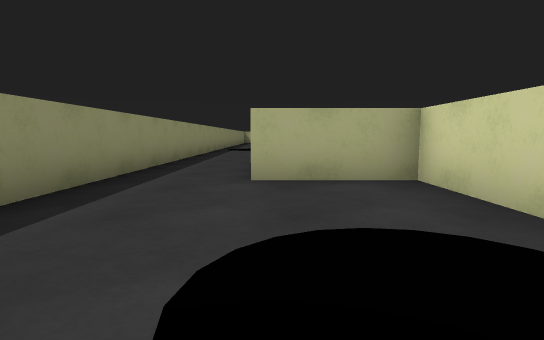
[1] (above)

16 first-person views from a walk through a Unity game level. The camera is 0.62 m above the floor, tilts 6° down and sees 80° across. The floor is counted in squares, 1 m on a side. Each view is taken from the middle of a square. On the plan, view 1 faces up. The plan holds only what a view shows up to about 10 squares ahead; the rest is blank. The player is left out.

[2]
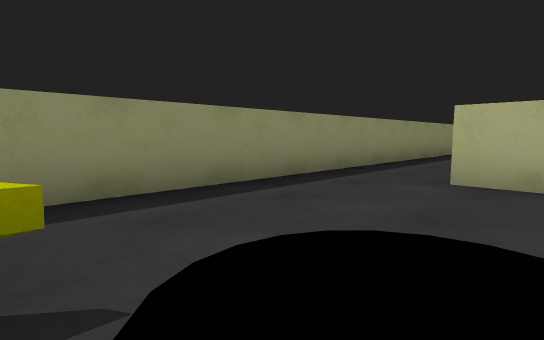

[3]
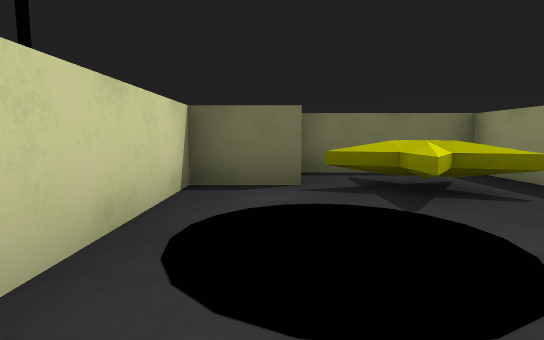

[4]
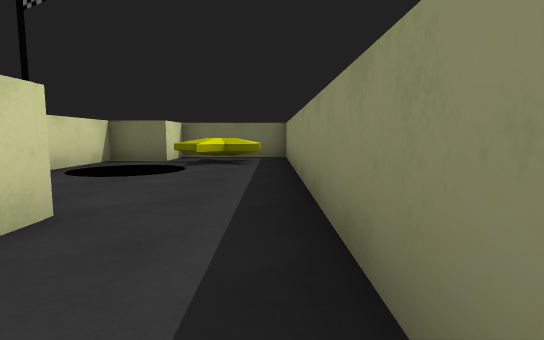

[5]
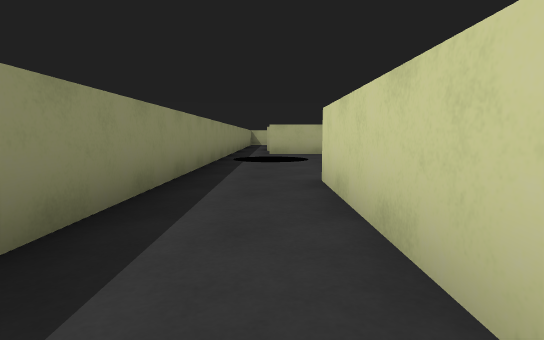

[6]
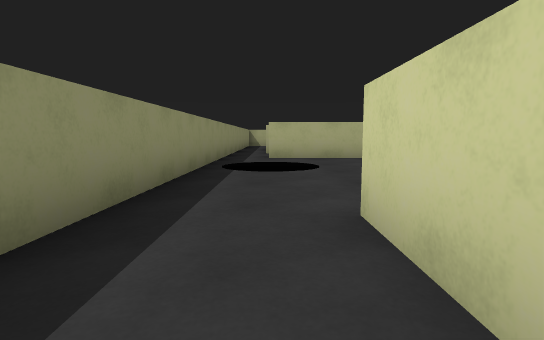

[7]
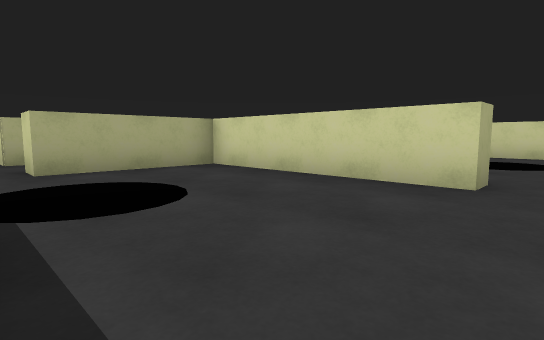

[8]
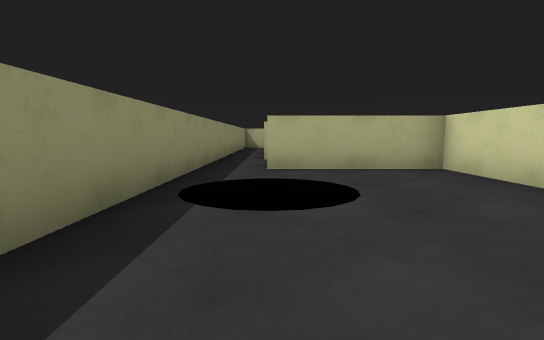

[9]
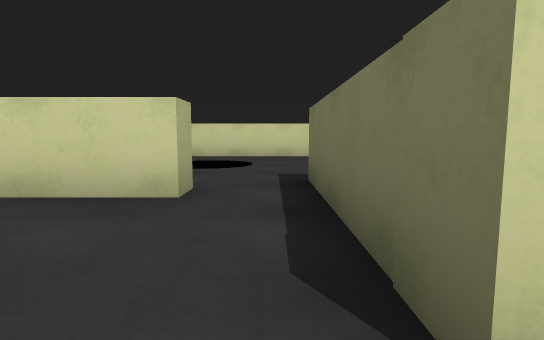

[10]
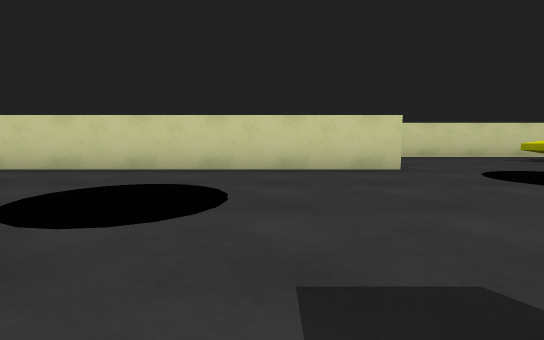

[11]
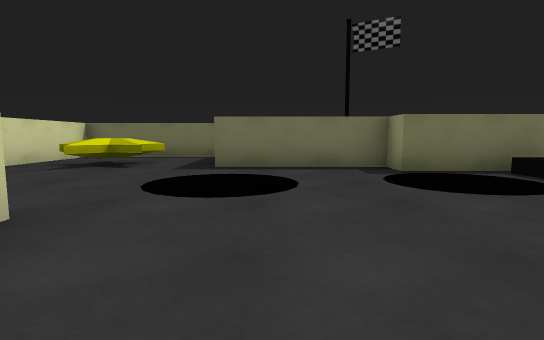

[12]
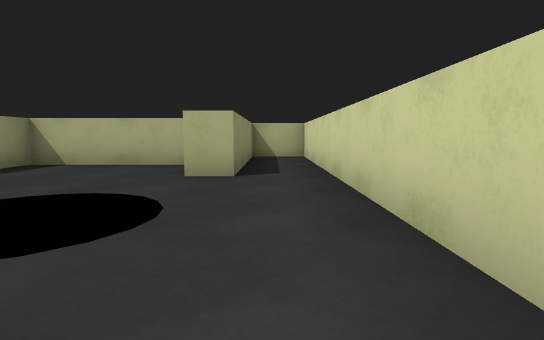

[13]
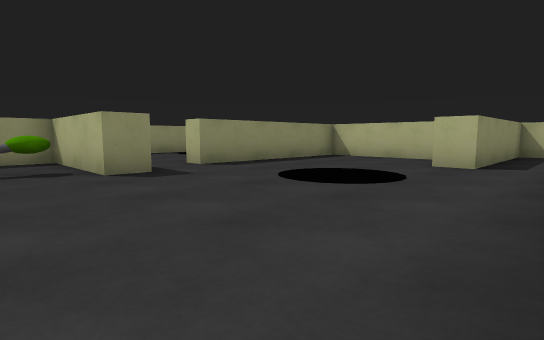

[14]
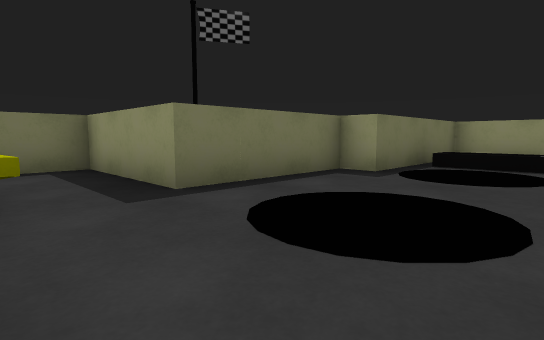

[15]
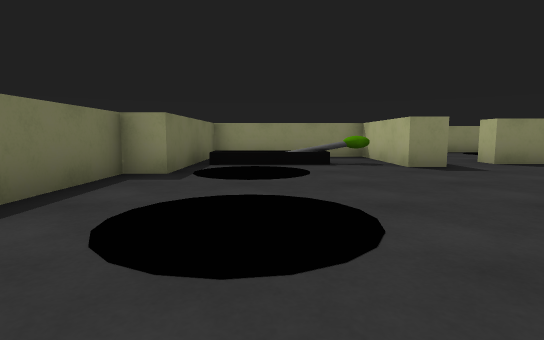

[16]
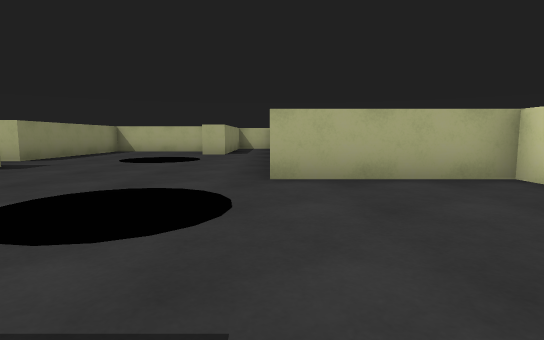

### Floor plan
Points are (right, up) in squares from view 1. A wall is a line through its corners. A room is listed if a view was taken in it or the views show most of it. See-through windows are left out.
Room 1 (views 1, 2, 3)
walls: (2, -1.1) (2, 4.5) (-0.3, 4.5); (-2.4, 4.5) (-2.4, -2.5) (0.6, -2.5)
ways out: opening at (-1.5, 5) to room 2
objects: star (0, -1); other object (0, 1) to (1, 2); block (1, -2) to (2, -1)
Room 2 (views 4, 5, 6, 7, 8, 9)
walls: (2.2, 11.9) (2.2, 17.1) (-1.1, 17.1) (-1.1, 17.9); (-0.3, 6.8) (-0.3, 10.5) (1.4, 10.5); (-2.4, 18.5) (-2.4, 4.5); (-0.3, 4.5) (-0.3, 5.1)
ways out: opening at (-1.5, 5) to room 1; opening at (2.5, 11) to room 3; opening at (-2, 17.5)
objects: other object (-2, 14) to (0, 15)
Room 3 (views 10, 11, 12, 13, 14, 15, 16)
walls: (1.4, 10.5) (3.6, 10.5) (3.6, 9.7) (0.3, 9.7) (0.3, 5.3) (4.7, 5.3) (4.7, 4.5) (8.1, 4.5) (8.1, 1.4) (12.5, 1.4) (12.5, 8.6) (9, 8.6) (9, 19.7) (7.4, 19.7) (7.4, 15) (6.6, 15); (6.1, 17.1) (2.8, 17.1) (2.8, 11.9) (2.2, 11.9)
ways out: opening at (2.5, 11) to room 2
objects: other object (2, 6) to (3, 6); other object (3, 7); other object (3, 8) to (3, 9); other object (6, 12) to (7, 13); other object (7, 6) to (8, 7); star (11, 4)

Where each view was taken, in squares from view 1:
view 1: 0 up, 0 right, facing up
view 2: 0 up, 1 right, facing up-left
view 3: 3 up, 1 right, facing down
view 4: 7 up, 2 left, facing down
view 5: 6 up, 1 left, facing up
view 6: 8 up, 1 left, facing up
view 7: 11 up, 2 left, facing up-right
view 8: 11 up, 1 left, facing up
view 9: 11 up, 1 left, facing right
view 10: 11 up, 3 right, facing right
view 11: 11 up, 7 right, facing down
view 12: 10 up, 8 right, facing up
view 13: 8 up, 9 right, facing up-left
view 14: 8 up, 10 right, facing down-left
view 15: 7 up, 10 right, facing left
view 16: 4 up, 9 right, facing up
